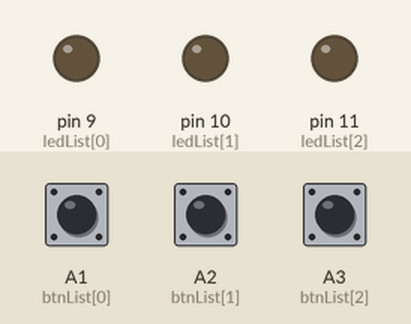
Simulated run of this sketch. Board: Arduino Uno, built with avr-gcc and run on an emulated ATmega328P. Shown: output pins drawn as LEDs (lit = HIGH). The test bench sets the inputs (shaded band); at power-on: A1 (btnList[0]) LOW, A2 (btnList[1]) LOW, A3 (btnList[2]) LOW.

Above: at 1.2 s.
1.3 s: A1 (btnList[0]) pulled HIGH for 0.15 s
At 2.4 s:
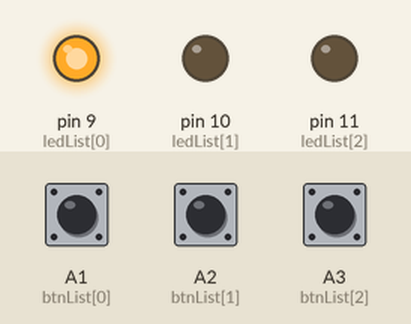
2.9 s: A2 (btnList[1]) pulled HIGH for 0.15 s
At 3.7 s:
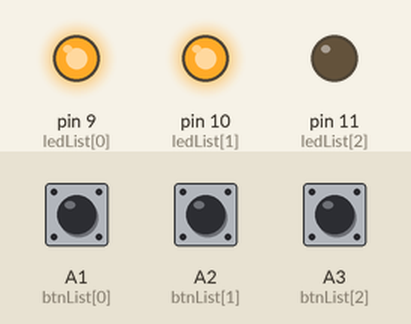
4.5 s: A3 (btnList[2]) pulled HIGH for 0.15 s
At 4.9 s:
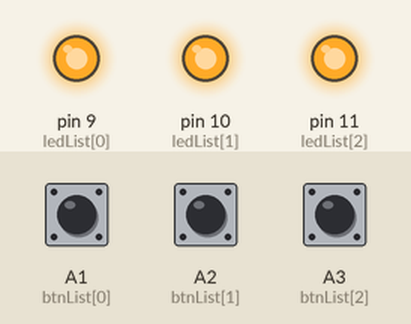
6.1 s: A1 (btnList[0]) pulled HIGH for 1 s
At 7.3 s:
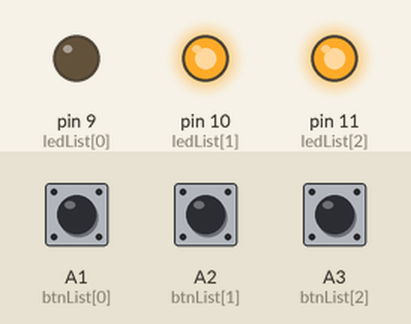
8.6 s: A2 (btnList[1]) pulled HIGH for 1 s
At 9.2 s:
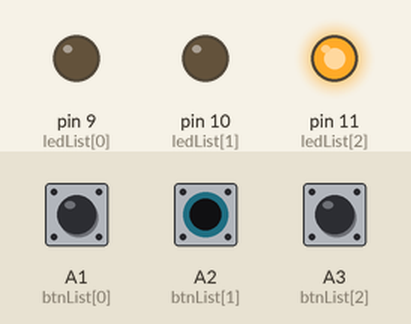
11.1 s: A1 (btnList[0]) pulled HIGH for 0.15 s
At 12.3 s:
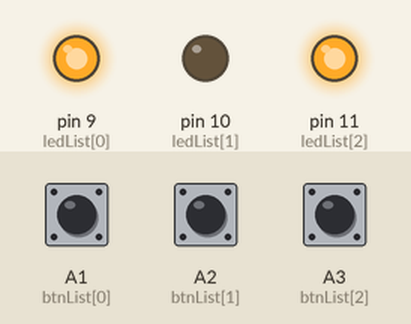
Timing chart, 0 to 13.7 s (numbered marks = the images above; inputs shaded):
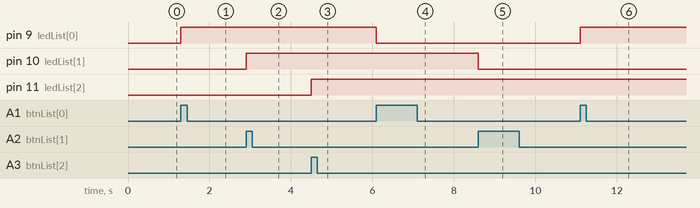

The sketch:

h01_multi_btn.ino
```cpp
int btnList[3] = {A1, A2, A3};
int ledList[3] = {9, 10, 11};
int isPress[3] = {false, false, false};
int isLedOn[3] = {false, false, false};
int arraySize = 3;

void setup() {
  for (int btn=0; btn < arraySize; btn++) {
    pinMode(btnList[btn], INPUT);
  }
  for (int led=0; led < arraySize; led++) {
    pinMode(ledList[led], OUTPUT);
  }
}

// Tact Switch
// 안눌려 있을 때: 0
// 눌려있을 때: 1
void loop() {
  int btnValueList[3] = {digitalRead(btnList[0]), digitalRead(btnList[1]), digitalRead(btnList[2])};
  for (int index=0; index < arraySize; index++) {
    if (btnValueList[index] == 1 && isPress[index] == false) {
      isPress[index] = true;
      if (isLedOn[index] == false) {
        isLedOn[index] = true;
        digitalWrite(ledList[index], HIGH);
      } else {
        isLedOn[index] = false;
        digitalWrite(ledList[index], LOW);
      }
    } else if (btnValueList[index] == 0 && isPress[index] == true) {
      isPress[index] = false;
    }
  }
}
```

Measured:
- after the input at 1.3 s, pin 9 (ledList[0]): LOW → HIGH at once
- after the input at 2.9 s, pin 10 (ledList[1]): LOW → HIGH at once
- after the input at 4.5 s, pin 11 (ledList[2]): LOW → HIGH at once
- after the input at 6.1 s, pin 9 (ledList[0]): HIGH → LOW at once
- after the input at 8.6 s, pin 10 (ledList[1]): HIGH → LOW at once
- after the input at 11.1 s, pin 9 (ledList[0]): LOW → HIGH at once
